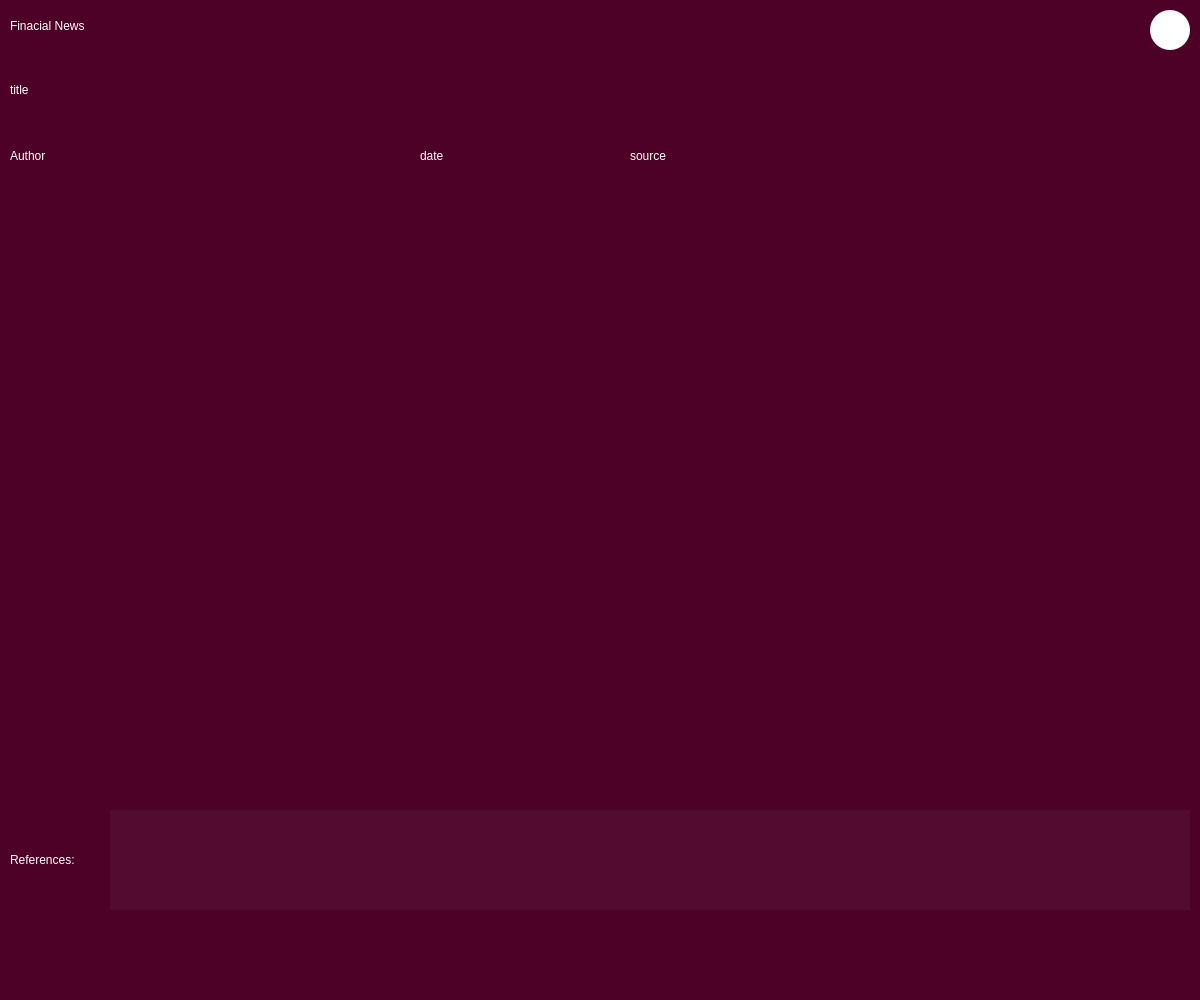
<?xml version="1.0" encoding="UTF-8"?>
<ui version="4.0">
 <class>widget</class>
 <widget class="QWidget" name="widget">
  <property name="geometry">
   <rect>
    <x>0</x>
    <y>0</y>
    <width>1200</width>
    <height>1000</height>
   </rect>
  </property>
  <property name="windowTitle">
   <string>Form</string>
  </property>
  <property name="styleSheet">
   <string notr="true">color: rgb(255, 255, 255);
background-color: rgba(76, 0, 38, 240);</string>
  </property>
  <widget class="QTextEdit" name="mainTextEdit">
   <property name="geometry">
    <rect>
     <x>10</x>
     <y>200</y>
     <width>1180</width>
     <height>600</height>
    </rect>
   </property>
   <property name="styleSheet">
    <string notr="true">background-color: rgba(255, 255, 255, 0);
border: none;</string>
   </property>
   <property name="readOnly">
    <bool>true</bool>
   </property>
   <property name="overwriteMode">
    <bool>true</bool>
   </property>
  </widget>
  <widget class="QLabel" name="tagLabel">
   <property name="geometry">
    <rect>
     <x>10</x>
     <y>10</y>
     <width>150</width>
     <height>31</height>
    </rect>
   </property>
   <property name="styleSheet">
    <string notr="true">background: none;
border: none;</string>
   </property>
   <property name="text">
    <string>Finacial News</string>
   </property>
   <property name="wordWrap">
    <bool>true</bool>
   </property>
  </widget>
  <widget class="QLabel" name="titleLabel">
   <property name="geometry">
    <rect>
     <x>10</x>
     <y>50</y>
     <width>1180</width>
     <height>80</height>
    </rect>
   </property>
   <property name="styleSheet">
    <string notr="true">background: none;
border: none;</string>
   </property>
   <property name="text">
    <string>title</string>
   </property>
   <property name="wordWrap">
    <bool>true</bool>
   </property>
  </widget>
  <widget class="QLabel" name="authorLabel">
   <property name="geometry">
    <rect>
     <x>10</x>
     <y>140</y>
     <width>400</width>
     <height>31</height>
    </rect>
   </property>
   <property name="styleSheet">
    <string notr="true">background: none;
border: none;</string>
   </property>
   <property name="text">
    <string>Author</string>
   </property>
   <property name="wordWrap">
    <bool>true</bool>
   </property>
  </widget>
  <widget class="QLabel" name="sourceLabel">
   <property name="geometry">
    <rect>
     <x>630</x>
     <y>140</y>
     <width>400</width>
     <height>31</height>
    </rect>
   </property>
   <property name="styleSheet">
    <string notr="true">background: none;
border: none;</string>
   </property>
   <property name="text">
    <string>source</string>
   </property>
   <property name="wordWrap">
    <bool>true</bool>
   </property>
  </widget>
  <widget class="QLabel" name="dateLabel">
   <property name="geometry">
    <rect>
     <x>420</x>
     <y>140</y>
     <width>200</width>
     <height>31</height>
    </rect>
   </property>
   <property name="styleSheet">
    <string notr="true">background: none;
border: none;</string>
   </property>
   <property name="text">
    <string>date</string>
   </property>
   <property name="wordWrap">
    <bool>true</bool>
   </property>
  </widget>
  <widget class="QPushButton" name="close_">
   <property name="geometry">
    <rect>
     <x>1150</x>
     <y>10</y>
     <width>40</width>
     <height>40</height>
    </rect>
   </property>
   <property name="styleSheet">
    <string notr="true">border-radius: 20px;
background: none;
background-color: rgb(255, 255, 255);
border-style: none;</string>
   </property>
   <property name="text">
    <string/>
   </property>
   <property name="icon">
    <iconset>
     <normaloff>../icons/remove-button.png</normaloff>../icons/remove-button.png</iconset>
   </property>
   <property name="iconSize">
    <size>
     <width>36</width>
     <height>36</height>
    </size>
   </property>
  </widget>
  <widget class="QTextEdit" name="refTextEdit">
   <property name="geometry">
    <rect>
     <x>110</x>
     <y>810</y>
     <width>1080</width>
     <height>100</height>
    </rect>
   </property>
   <property name="styleSheet">
    <string notr="true">font: 9pt &quot;Quicksand&quot;;
background-color: rgba(255, 255, 255, 10);
border: none;</string>
   </property>
  </widget>
  <widget class="QLabel" name="label">
   <property name="geometry">
    <rect>
     <x>10</x>
     <y>810</y>
     <width>100</width>
     <height>100</height>
    </rect>
   </property>
   <property name="styleSheet">
    <string notr="true">font: 9pt &quot;Quicksand&quot;;
background: none;</string>
   </property>
   <property name="text">
    <string>References:</string>
   </property>
  </widget>
 </widget>
 <resources/>
 <connections/>
</ui>
